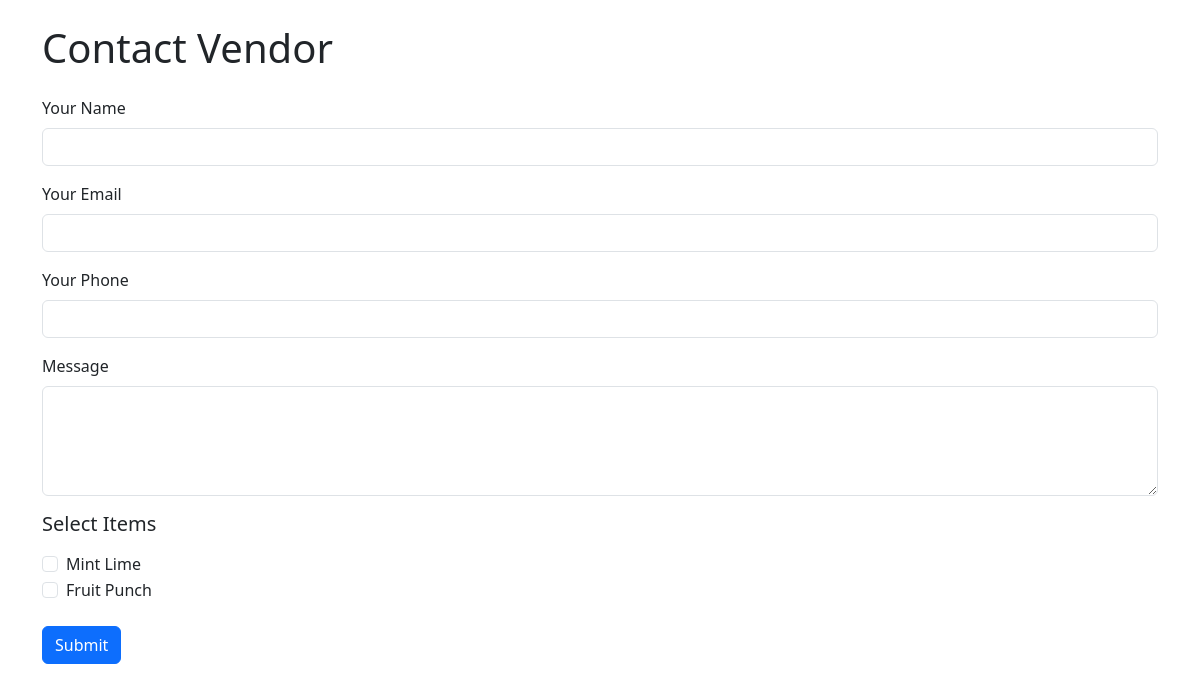
Before: /contact_vendor/ with the older database file.
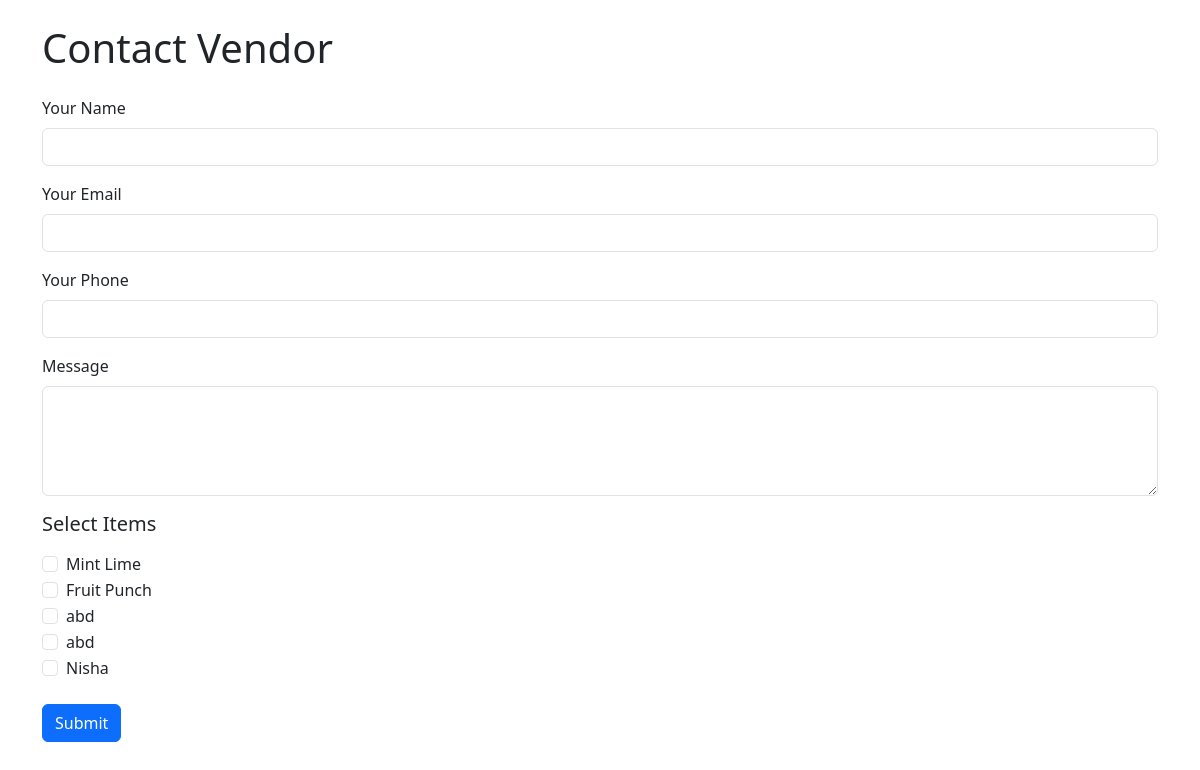
After: the same page with the newer database file.
### app/models.py (models this page shows, shortened)
class Item(models.Model):
    category = models.ForeignKey(ItemCategory, on_delete=models.CASCADE)
    name = models.CharField(max_length=100)
    img = models.FileField()

### app/views.py (the view, shortened to what this page needs)
# urls.py: path('contact_vendor/', views.contact_vendor, name='contact_vendor'),
def contact_vendor(request, id=None, type=None):
    items = Item.objects.all()
    context = {"items": items}
    if type == "wedding":
        context["wedding"] = get_object_or_404(DestinationWedding, id=id)
    elif type == "invitation":
        context["invitation"] = get_object_or_404(InvitationCard, id=id)
    return render(request, "user/contact_vendor.html", context)

### templates/user/contact_vendor.html (shortened to what this page needs)
<!DOCTYPE html>
<html lang="en">
<head>
    <link href="https://cdn.jsdelivr.net/npm/bootstrap@5.3.3/dist/css/bootstrap.min.css" rel="stylesheet">
</head>
<body>
    <div class="container my-4">
        <h1 class="mb-4">Contact Vendor</h1>
        <form method="POST" action="{% url 'contact_vendor' %}">
            <div class="mb-3">
                <label for="name" class="form-label">Your Name</label>
                <input type="text" id="name" name="name" class="form-control" required>
            </div>
            <div class="mb-3">
                <label for="email" class="form-label">Your Email</label>
                <input type="email" id="email" name="email" class="form-control" required>
            </div>
            <div class="mb-3">
                <label for="phone" class="form-label">Your Phone</label>
                <input type="tel" id="phone" name="phone" class="form-control" required>
            </div>
            <div class="mb-3">
                <label for="message" class="form-label">Message</label>
                <textarea id="message" name="message" class="form-control" rows="4"></textarea>
            </div>
            {% if items and items|length > 0 %}
            <div class="mb-4">
                <h5 class="mb-3">Select Items</h5>
                {% for item in items %}
                <div class="form-check">
                    <input type="checkbox" class="form-check-input" id="item{{ item.id }}" name="item_ids" value="{{ item.id }}">
                    <label class="form-check-label" for="item{{ item.id }}">{{ item.name }}</label>
                </div>
                {% endfor %}
            </div>
            {% endif %}
            <button type="submit" class="btn btn-primary">Submit</button>
        </form>
    </div>
</body>
</html>

Changed rows visible on the page:
added Item: name "abd"
added Item: name "abd"
added Item: name "Nisha"
